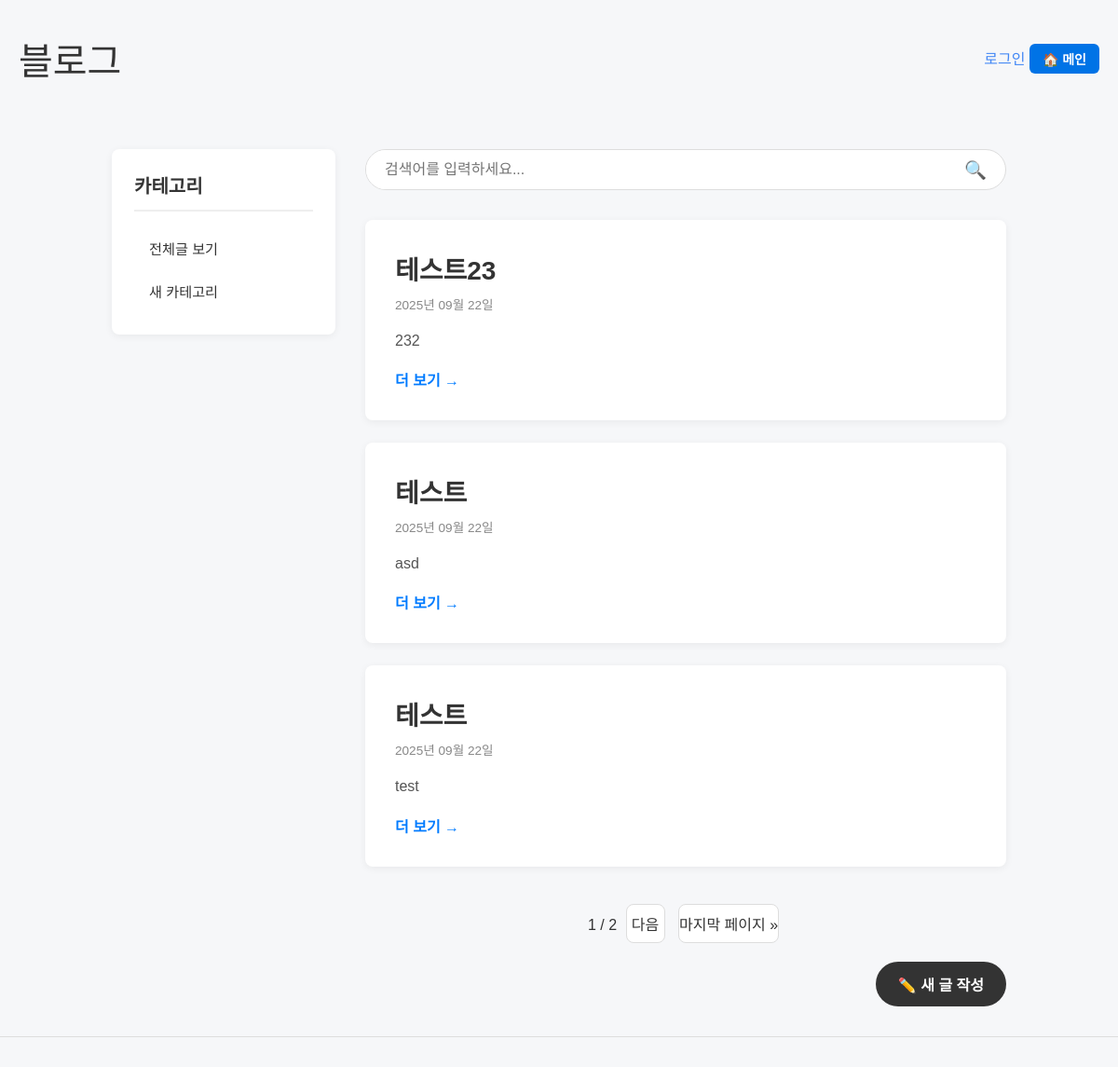
Page /blog/3/ on the committed database.
### main/models.py (models this page shows, shortened)
class BlogCategory(models.Model):
    category_id = models.CharField(max_length=100, help_text='카테고리 id')
    category_index = models.IntegerField(primary_key=True, auto_created=True, help_text='카테고리 인덱스')
    category_name = models.CharField(max_length=20, default='내 글', db_index= True, help_text='카테고리 제목')
    category_for = models.ForeignKey(BlogInfo, on_delete=models.CASCADE, related_name='categories', help_text='카테고리가 적용될 블로그 id')
    category_isdepth = models.BooleanField(help_text='뎁스가 적용된 카테고리 여부 확인')
    category_depth_for = models.CharField(max_length=100, null=True, blank=True, help_text='뎁스가 적용된 카테고리의 부모 카테고리 id')

class PostContents(models.Model):
    post_id = models.IntegerField(primary_key=True, null=False, auto_created=True, help_text='블로그 포스트 id')
    post_title = models.CharField(max_length=20, null = False, db_index= True, help_text='블로그 포스트 제목 필드')
    post_contents =  models.TextField(null = False, help_text='블로그 포스트 내용 필드')
    post_date = models.DateTimeField(auto_now_add=True, help_text='블로그 포스트 날짜')
    post_editdate = models.DateTimeField(null=True, blank=True, help_text='블로그 포스트 수정된 날짜, 해당 필드에 값 유무로 포스트 수정 여부를 판단함')
    post_blog = models.ForeignKey(BlogInfo, on_delete=models.CASCADE, null=True, related_name='posts', help_text='포스트가 속한 블로그')
    post_category = models.ForeignKey(BlogCategory, on_delete=models.SET_NULL, null=True, blank=True, related_name='posts', help_text='포스트가 속한 카테고리')

### main/views.py (the view)
# urls.py: path('blog/<str:blog_id>/', views.showblog, name='showblog'), # 블로그 페이지
def showblog(request, blog_id):
    blog_info = get_object_or_404(BlogInfo, blog_id=blog_id)
    all_categories = BlogCategory.objects.filter(category_for=blog_info)
    posts_query = PostContents.objects.filter(post_blog=blog_info)
    query = request.GET.get("q")
    if query:
        posts_query = posts_query.filter(post_title__icontains=query)
    final_posts = posts_query.order_by('-post_date')
    posts_per_page = request.GET.get('per_page', 3)
    paginator = Paginator(final_posts, posts_per_page)
    page_number = request.GET.get('page', 1)
    page_obj = paginator.get_page(page_number)
    context = {
        'posts': page_obj,
        'categories': all_categories,
        'blog_info': blog_info,
    }
    return render(request, 'main/blogpage.html', context)

### main/context_processors.py (called while the page is built)
def user_blog_context(request):
    if request.user.is_authenticated:
        try:
            blog = BlogInfo.objects.get(blog_user=request.user)
            return {'user_blog': blog}
        except BlogInfo.DoesNotExist:
            return {'user_blog': None}
    return {'user_blog': None}

### main/templates/main/blogpage.html (shortened to what this page needs)
{% extends 'main/base.html' %}
{% load static %}
{% block extra_head %}
    <link rel="stylesheet" href="{% static 'css/blogpage.css' %}">
{% endblock %}
{% block content %}
<div class="container blog-container">
    <aside class="blog-sidebar">
        <h2>카테고리</h2>
        <nav class="category-nav">
            <ul>
                <li>
                    <a href="{% url 'showblog' blog_id=blog_info.blog_user.id %}" class="category-item">전체글 보기</a>
                </li>
                {% for categories in categories %}
                <li>
                    <a href="{% url 'showblog' blog_id=blog_info.blog_user.id %}"
                       class="category-item {% if categories.category_isdepth %}category-item-depth{% endif %}">
                        {{ categories.category_name }}
                    </a>
                </li>
                {% endfor %}
            </ul>
        </nav>
    </aside>
    <section class="post-list-section">
        <div class="search-container">
            <form action="{% url 'showblog' blog_id=blog_info.blog_user.id %}" method="get" class="search-form">
                <input type="text" name="q" placeholder="검색어를 입력하세요..." value="{{ request.GET.q }}">
                <button type="submit">🔍</button>
            </form>
        </div>
        <div class="post-list">
            {% if posts %}
                {% for post in posts %}
                <article class="post-summary">
                    <header class="post-header">
                        <h2>
                            <a href="{% url 'showpostdetail' post_id=post.post_id blog_id=blog_info.blog_user.id %}">{{ post.post_title }}</a>
                        </h2>
                        <div class="post-meta">
                            <span>{{ post.post_date|date:"Y년 m월 d일" }}</span>
                            </div>
                    </header>
                    <div class="post-excerpt">
                        <p>{{ post.post_contents|striptags|truncatewords:40 }}</p>
                    </div>
                    <a href="{% url 'showpostdetail' post_id=post.post_id blog_id=blog_info.blog_user.id %}" class="read-more-link">더 보기 &rarr;</a>
                </article>
                {% endfor %}
            {% else %}
                <div class="no-posts">
                    <h3>작성된 글이 없습니다.</h3>
                    <p>첫 번째 글을 작성해보세요!</p>
                </div>
            {% endif %}
        </div>
        <div class="pagination">
    <span class="step-links">
        <span class="current">
            {{ posts.number }} / {{ posts.paginator.num_pages }}
        </span>
        {% if posts.has_next %}
            <a href="?page={{ posts.next_page_number }}&q={{ request.GET.q }}">다음</a>
            <a href="?page={{ posts.paginator.num_pages }}&q={{ request.GET.q }}">마지막 페이지 &raquo;</a>
        {% endif %}
    </span>
</div>
        <div class="write-post-button-container">
            <a href="{% url 'create_post' %}" class="write-post-btn">✏️ 새 글 작성</a>
        </div>
    </section>
</div>
{% endblock %}

### main/static/css/base.css (style rules this page uses)
body { font-family: 'Gyeonggi_Title_Light', sans-serif; background-color: #F6F7F9; color: #333; margin: 0; padding: 0; }
.container { max-width: 960px; width: 90%; margin: 0 auto; }

### main/static/css/blogpage.css (style rules this page uses)
.blog-container { display: grid; grid-template-columns: 240px 1fr; gap: 2rem; align-items: start; }
.blog-sidebar { background-color: #fff; padding: 1.5rem; border-radius: 8px; box-shadow: 0 2px 8px rgba(0, 0, 0, 0.06); position: sticky; top: 8rem; }
.blog-sidebar h2 { font-size: 1.25rem; margin-top: 0; padding-bottom: 0.75rem; border-bottom: 2px solid #eee; margin-bottom: 1rem; }
.category-nav ul { list-style: none; padding: 0; margin: 0; }
.category-item { display: block; padding: 0.75rem 1rem; color: #333; text-decoration: none; border-radius: 5px; transition: background-color 0.2s ease, color 0.2s ease; font-size: 0.95rem; }
.post-list-section { min-width: 0; }
.search-container { margin-bottom: 2rem; }
.search-form { display: flex; border: 1px solid #ddd; border-radius: 25px; overflow: hidden; background-color: #fff; }
.search-form input { flex-grow: 1; border: none; padding: 0.75rem 1.25rem; font-size: 1rem; outline: none; }
.search-form button { border: none; background-color: transparent; padding: 0 1.25rem; font-size: 1.2rem; cursor: pointer; color: #555; }
.post-summary { background-color: #fff; padding: 2rem; margin-bottom: 1.5rem; border-radius: 8px; box-shadow: 0 2px 8px rgba(0, 0, 0, 0.06); transition: transform 0.2s ease-in-out, box-shadow 0.2s ease-in-out; }
.post-header h2 { margin: 0 0 0.5rem 0; }
.post-header h2 a { color: inherit; text-decoration: none; font-size: 1.75rem; }
.post-meta { color: #888; font-size: 0.85rem; margin-bottom: 1rem; }
.post-excerpt p { color: #555; line-height: 1.7; margin: 0; }
.read-more-link { display: inline-block; margin-top: 1rem; color: #007bff; text-decoration: none; font-weight: bold; }
.write-post-button-container { text-align: right; margin-top: 1rem; }
.write-post-btn { display: inline-block; background-color: #333; color: #fff; padding: 0.75rem 1.5rem; border-radius: 25px; text-decoration: none; font-weight: bold; transition: background-color 0.2s ease; }
.pagination { display: flex; justify-content: center; align-items: center; margin-top: 40px; margin-bottom: 20px; }
.pagination a, .pagination .current-page { color: #333; display: inline-flex; align-items: center; justify-content: center; font-size: 1rem; font-weight: 500; text-decoration: none; min-width: 40px; height: 40px; margin: 0 5px; border-radius: 8px; border: 1px solid #ddd; background-color: #fff; transition: background-color 0.2s ease, color 0.2s ease; }

### rows in the picture
BlogCategory: category_name "새 카테고리"
PostContents: post_title "테스트23", post_date "2025년 09월 22일", post_contents "232"
PostContents: post_title "테스트", post_date "2025년 09월 22일", post_contents "asd"
PostContents: post_title "테스트", post_date "2025년 09월 22일", post_contents "test"

### other values in the picture
{{ posts.number }} "1"
{{ posts.paginator.num_pages }} "2"
